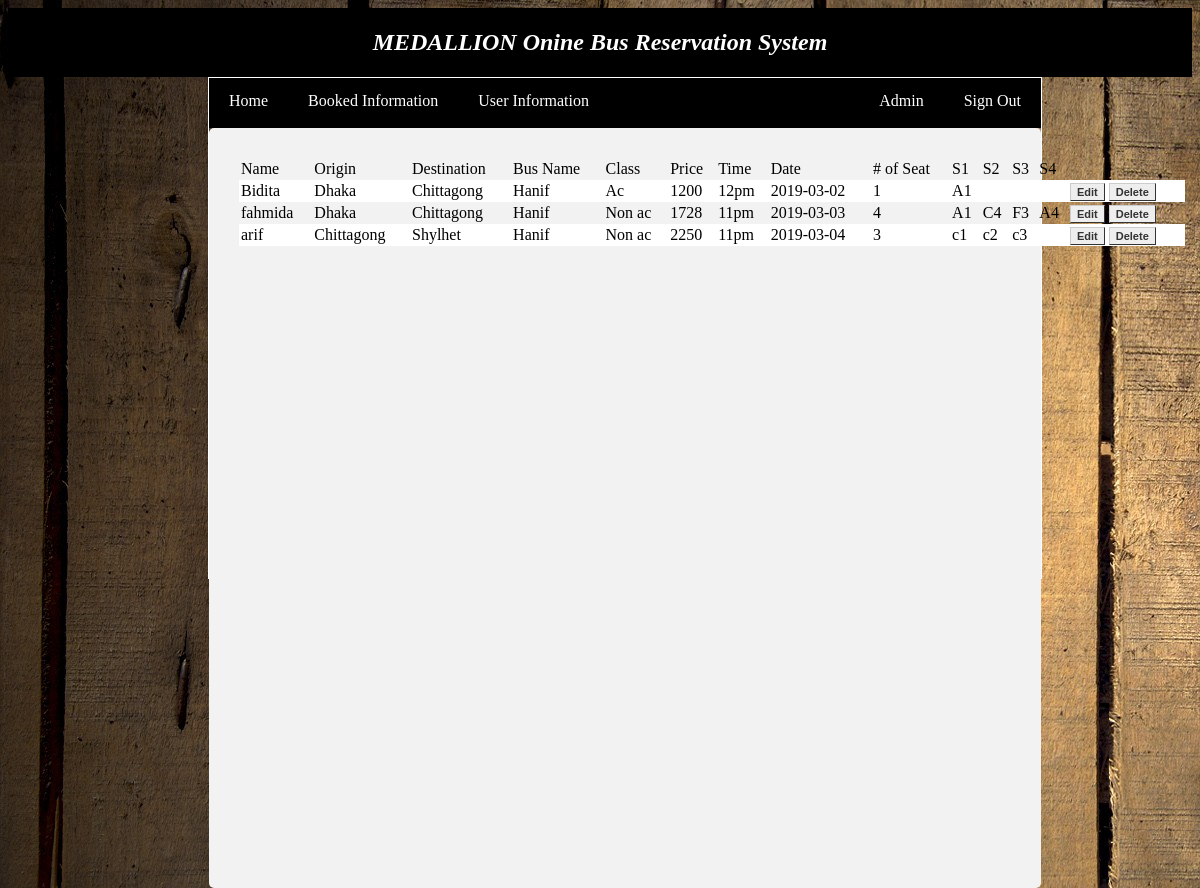
The app's page /admin/book.php with its own data.
### tables this page shows
CREATE TABLE `ticketinfo` (
  `Id` int(10) NOT NULL,
  `name` varchar(30) DEFAULT NULL,
  `origin` varchar(30) DEFAULT NULL,
  `destination` varchar(30) DEFAULT NULL,
  `busName` varchar(30) DEFAULT NULL,
  `class` varchar(30) DEFAULT NULL,
  `price` varchar(30) DEFAULT NULL,
  `time` varchar(30) DEFAULT NULL,
  `date` varchar(30) NOT NULL,
  `seatno` varchar(30) NOT NULL,
  `s1` varchar(30) NOT NULL,
  `s2` varchar(30) NOT NULL,
  `s3` varchar(30) NOT NULL,
  `s4` varchar(30) NOT NULL
);

### admin/book.php (the view, shortened to what this page needs)
<!DOCTYPE html>
<html>
<head>
</head>
<body>
	   <!DOCTYPE >
<html>
<head>
</head>
<body background="images/4.jpg">
	<div>
	<div class="header-div">
	  <h2>MEDALLION Onine Bus Reservation System</h2>
	</div>
	<div class="body-div">
		<div class="menu-header-div">
			<div style="float: left;">
				<ul>
					<li><a href="AdminHome.php">Home</a></li>
					<li><a href="book.php">Booked Information</a></li>
					<li><a href="info.php">User Information</a></li>
				</ul>
			</div>
			<div style="float: right;">
				<ul>
					<li>
						<a href="AdminHome.php">Admin</a>
					</li>
					<li>
						<a href="index.php">Sign Out</a>
					</li>
				</ul>
			</div>
	  </div>
	  <div class="adminform-div">
		   	<div class="admin-inf-div">
		   			<table>
		   					<tr>
		   						<td>Name</td>
		   						<td>Origin</td>
		   						<td>Destination</td>
		   						<td>Bus Name</td>
		   						<td>Class</td>
		   						<td>Price</td>
		   						<td>Time</td>
		   						<td>Date</td>
		   						<td># of Seat</td>
		   						<td>S1</td>
		   						<td>S2</td>
		   						<td>S3</td>
		   						<td>S4</td>
		   					</tr>
	   						<?php
	   							$link = mysqli_connect("localhost","root","","busreservee");
	   							$sql = "select * from ticketinfo";
	   							$result = mysqli_query($link , $sql);
	   							if($result){
	   								 if(mysqli_num_rows($result) > 0){
	   								 	 while($row = mysqli_fetch_array($result)){
	   								 	 	  $id = $row['Id'];
	   								 	 	  $name = $row['name'];
	   								 	 	  $ori = $row['origin'];
	   								 	 	  $des = $row['destination'];
	   								 	 	  $busn = $row['busName'];
	   								 	 	  $class = $row['class'];
	   								 	 	  $price = $row['price'];
	   								 	 	  $time = $row['time'];
	   								 	 	  $date = $row['date'];
	   								 	 	  $ns = $row['seatno'];
	   								 	 	  $s1 = $row['s1'];
	   								 	 	  $s2 = $row['s2'];
	   								 	 	  $s3 = $row['s3'];
	   								 	 	  $s4 = $row['s4'];
	   						?>
		   					<tr>
		   							<td>  <?php echo $name; ?>  </td>
		   							<td>  <?php echo $ori; ?>  </td>
		   							<td>  <?php echo $des; ?>  </td>
		   							<td>  <?php echo $busn; ?>  </td>
		   							<td>  <?php echo $class; ?>  </td>
		   							<td>  <?php echo $price; ?>  </td>
		   							<td>  <?php echo $time; ?>  </td>
		   							<td>  <?php echo $date; ?>  </td>
		   							<td>  <?php echo $ns; ?>  </td>
		   							<td>  <?php echo $s1; ?>  </td>
		   							<td>  <?php echo $s2; ?>  </td>
		   							<td>  <?php echo $s3; ?>  </td>
		   							<td>  <?php echo $s4; ?>  </td>
		   							<td>
		   								<a class="button" href="UpdateDelete.php?id=<?php echo $id;?>&action=Edit1">Edit</a>
		   								<a class="button" href="UpdateDelete.php?id=<?php echo $id;?>&action=delete1">Delete</a>
		   							</td>
		   					</tr>
		   					<?php
		   						       }
		   						   }else{
		   						   		echo "No records founds.";
		   						   }
		   						}else{
		   							echo "ERROR: Could not able to execute $sql. " . mysqli_error($link);
		   						}
		   					?>
		   			</table>
		   	</div>
	  </div>
	</div>
</body>
</html>
</body>
</html>

### admin/book.php (style rules this page uses)
.header-div { padding: 1px; color: white; background-color: black; font-style: italic; text-align: center; }
.body-div { margin-left: 200px; margin-right:150px; height:500px; border: 1px solid white; }
.menu-header-div { height: 50px; background-color: black; }
.menu-header-div ul { list-style-type: none; padding: 0; margin: 0; overflow: hidden; }
.menu-header-div li { float: left; }
.menu-header-div li a { display: block; color: white; text-align: center; padding: 14px 20px; text-decoration: none; }
.adminform-div { padding: 30px; height: 700px; background-color: #f2f2f2; border-radius: 5px; }
.admin-inf-div { float: left; }
table { border-collapse: collapse; width: 130%; }
th,td { text-align: left; padding: 2px; }
tr:nth-child(even) { background-color: white; }
.button { font: bold 11px Arial; text-decoration: none; background-color: #EEEEEE; color: #333333; padding: 2px 6px 2px 6px; border-top: 1px solid #CCCCCC; border-right: 1px solid #333333; border-bottom: 1px solid #333333; border-left: 1px solid #CCCCCC; }

### records on screen
ticketinfo: name "Bidita", origin "Dhaka", destination "Chittagong", busName "Hanif", class "Ac", price "1200", time "12pm", date "2019-03-02", seatno "1", s1 "A1"
ticketinfo: name "fahmida", origin "Dhaka", destination "Chittagong", busName "Hanif", class "Non ac", price "1728", time "11pm", date "2019-03-03", seatno "4", s1 "A1", s2 "C4", s3 "F3", s4 "A4"
ticketinfo: name "arif", origin "Chittagong", destination "Shylhet", busName "Hanif", class "Non ac", price "2250", time "11pm", date "2019-03-04", seatno "3", s1 "c1", s2 "c2", s3 "c3"
